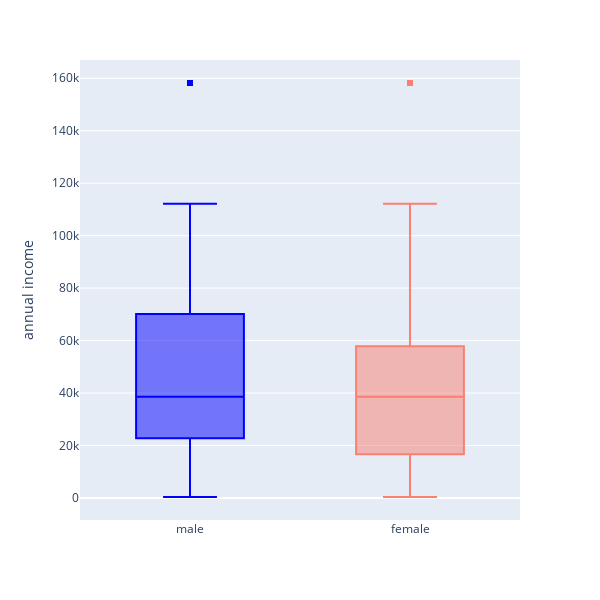

Write notebook code for a chart like this one.
### Markdown cell above
## Problem 5
Create two interactive box plots: one that shows the distribution of `income` for men and for women, and one that shows the distribution of `job_prestige` for men and for women. Write presentable labels for the axis that contains `income` or `job_prestige` and remove the label for `sex`. Also, turn off the legend. Don't bother with titles because we will be using subtitles on the dashboard for these graphics. [3 points]

### Code cell
distributions_of_income_by_sex = px.box(
    gss_clean,
    x = 'sex',
    y = 'income',
    color = 'sex',
    color_discrete_map = {
        'male': 'blue',
        'female': salmon
    },
    labels = {
        'income': 'annual income'
    },
    width = 600,
    height = 600
)
distributions_of_income_by_sex = distributions_of_income_by_sex.update_layout(
    xaxis_title = None
)
distributions_of_income_by_sex = distributions_of_income_by_sex.update_layout(
    showlegend = False
)
distributions_of_income_by_sex

### Figure 1 — Plotly figure (JSON) as saved in the notebook; plotly's stock layout.template omitted (floating-point values rounded to 4 significant figures; data arrays with more than 128 entries replaced by an {"elided": "..."} marker saying what was removed)
{"data": [{"alignmentgroup": "True", "hovertemplate": "sex=%{x}<br>annual income=%{y}<extra></extra>", "legendgroup": "male", "marker": {"color": "blue"}, "name": "male", "notched": false, "offsetgroup": "male", "orientation": "v", "showlegend": true, "type": "box", "x": {"elided": "1052 str values"}, "x0": " ", "xaxis": "x", "y": {"elided": "1052 float values"}, "y0": " ", "yaxis": "y"}, {"alignmentgroup": "True", "hovertemplate": "sex=%{x}<br>annual income=%{y}<extra></extra>", "legendgroup": "female", "marker": {"color": "#FA8072"}, "name": "female", "notched": false, "offsetgroup": "female", "orientation": "v", "showlegend": true, "type": "box", "x": {"elided": "1296 str values"}, "x0": " ", "xaxis": "x", "y": {"elided": "1296 float values"}, "y0": " ", "yaxis": "y"}], "layout": {"boxmode": "overlay", "height": 600, "legend": {"title": {"text": "sex"}, "tracegroupgap": 0}, "margin": {"t": 60}, "showlegend": false, "width": 600, "xaxis": {"anchor": "y", "categoryarray": ["male", "female"], "categoryorder": "array", "domain": [0, 1], "title": {}}, "yaxis": {"anchor": "x", "domain": [0, 1], "title": {"text": "annual income"}}}}
